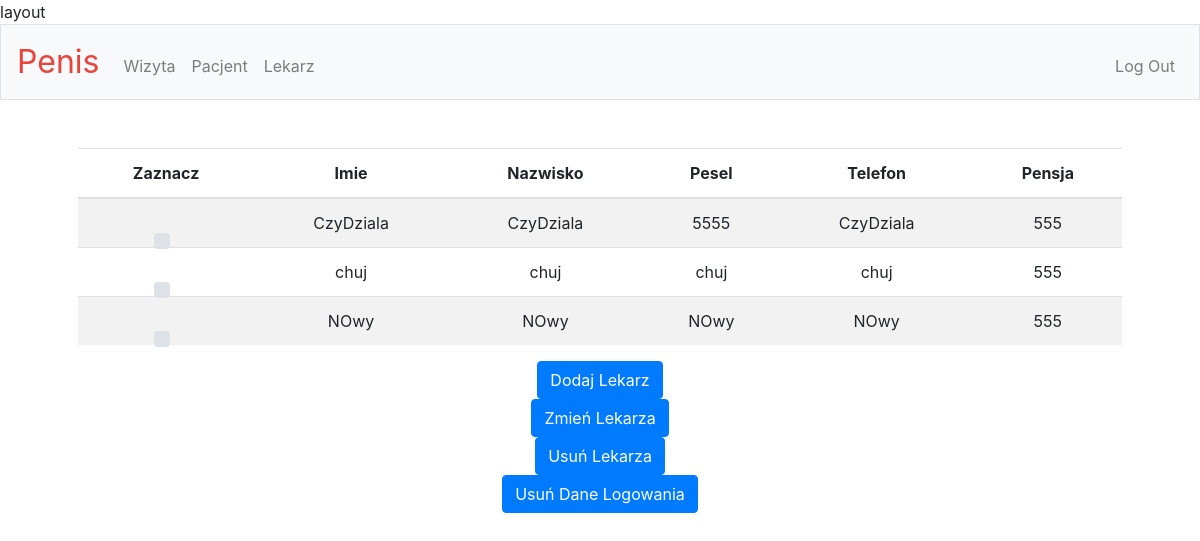
/lekarz (signed in), run on an earlier commit of the app's database.
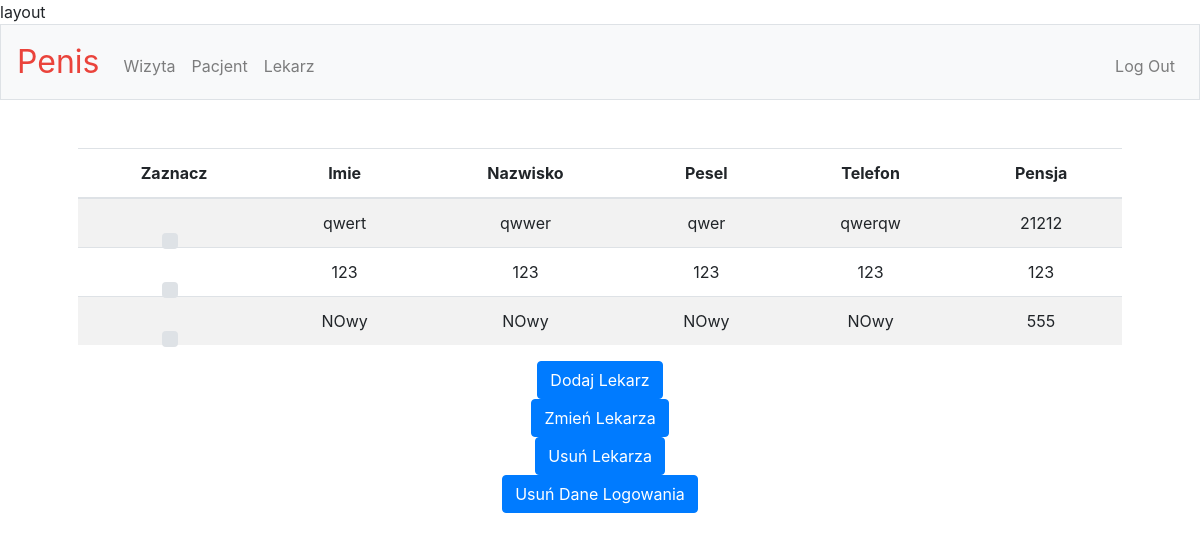
And on a later commit of the database.
### tables this page shows
CREATE TABLE Lekarz(id integer PRIMARY KEY AUTOINCREMENT, Name TEXT, Surname TEXT, Pesel TEXT, Telefon TEXT, Salary integer,  Users_id INTEGER NOT NULL, FOREIGN KEY (Users_id) REFERENCES Users (id));

### app.py (the view)
@app.route('/lekarz', methods=['GET', 'POST'])
@login_required
def lekarz():
    if session["access"] == 3:
        if request.method == "GET":
            session.pop('_flashes', None)
            con = sqlite3.connect("db.db")
            cur = con.cursor()
            columns = ["Imie", "Nazwisko", "Pesel", "Telefon", "Pensja"]
            cur.execute(
                "select id, Name, Surname, Pesel, Telefon, Salary from Lekarz")
            rows = cur.fetchall()
            return render_template("lekarz.html", columns=columns, rows=rows)

### app.py (called while the page is built)
def login_required(f):
    @wraps(f)
    def decorated_function(*args, **kwargs):
        if session.get("user_id") is None:
            return redirect("/login")
        return f(*args, **kwargs)
    return decorated_function

### templates/lekarz.html (shortened to what this page needs)
{% extends "layout.html" %}
{% block main %}
    <table class="table table-striped">
        <thead class>
        <tr>
            <th scope="col">Zaznacz</th>
            {% for column in columns %}
                <th scope="col">{{ column }}</th>
            {% endfor %}
        </tr>
        </thead>
        <tbody>
        {% for row in rows %}
            <tr>
                <td>
                    <div class="custom-control custom-checkbox">
                    </div>
                </td>
                {% for value in row[1:] %}
                    <td>{{ value }}</td>
                {% endfor %}
            </tr>
        {% endfor %}
        </tbody>
    </table>
    <form method="get" action="/lekarz_create">
        <button class="btn btn-primary" type="submit">Dodaj Lekarz</button>
    </form>
    <form method="get" action="/lekarz_update">
           <button name="id" value="" onclick="getValue()" id="update" class="btn btn-primary" type="submit">Zmień Lekarza</button>
    </form>
        <form method="get" action="/lekarz_delete">
           <button name="id" value="" onclick="getValue()" id="delete" class="btn btn-primary" type="submit">Usuń Lekarza</button>
    </form>
        <form method="get" action="/lekarz_deleteuser">
           <button name="id" value="" onclick="getValue()" id="deleteuser" class="btn btn-primary" type="submit">Usuń Dane Logowania</button>
    </form>
{%  endblock %}

### templates/layout.html (shortened to what this page needs)
<!DOCTYPE html>
<html lang="en">
    <head>
        <link href="https://maxcdn.bootstrapcdn.com/bootstrap/4.1.3/css/bootstrap.min.css" rel="stylesheet">
        <link href="/static/styles.css" rel="stylesheet">
    </head>layout
    <body>
        <nav class="navbar navbar-expand-md navbar-light bg-light border">
            <a class="navbar-brand" href="/"><span class="red">Penis</span></a>
            <div class="collapse navbar-collapse" id="navbar">
                    {% if session.access == 3 %}
                    <ul class="navbar-nav mr-auto mt-2">
                        <li class="nav-item"><a class="nav-link" href="/wizyta">Wizyta</a></li>
                        <li class="nav-item"><a class="nav-link" href="/pacjent">Pacjent</a></li>
                        <li class="nav-item"><a class="nav-link" href="/lekarz">Lekarz</a></li>
                    </ul>
                    <ul class="navbar-nav ml-auto mt-2">
                        <li class="nav-item"><a class="nav-link" href="/logout">Log Out</a></li>
                    </ul>
                    {% endif %}
                    <ul class="navbar-nav ml-auto mt-2">
                        <li class="nav-item"><a class="nav-link" href="/login">Log In</a></li>
                    </ul>
            </div>
        </nav>
        <main class="container p-5">
            {% block main %}{% endblock %}
        </main>
    </body>
</html>

### static/styles.css (style rules this page uses)
nav .navbar-brand { font-size: xx-large; }
nav .navbar-brand .red { color: #ea433b; }
main { overflow-x: auto; text-align: center; }

What changed in the data, as far as the page shows it:
removed Lekarz: Name "CzyDziala", Surname "CzyDziala", Pesel "5555", Telefon "CzyDziala", Salary "555"
removed Lekarz: Name "chuj", Surname "chuj", Pesel "chuj", Telefon "chuj", Salary "555"
added Lekarz: Name "qwert", Surname "qwwer", Pesel "qwer", Telefon "qwerqw", Salary "21212"
added Lekarz: Name "123", Surname "123", Pesel "123", Telefon "123", value "123"
